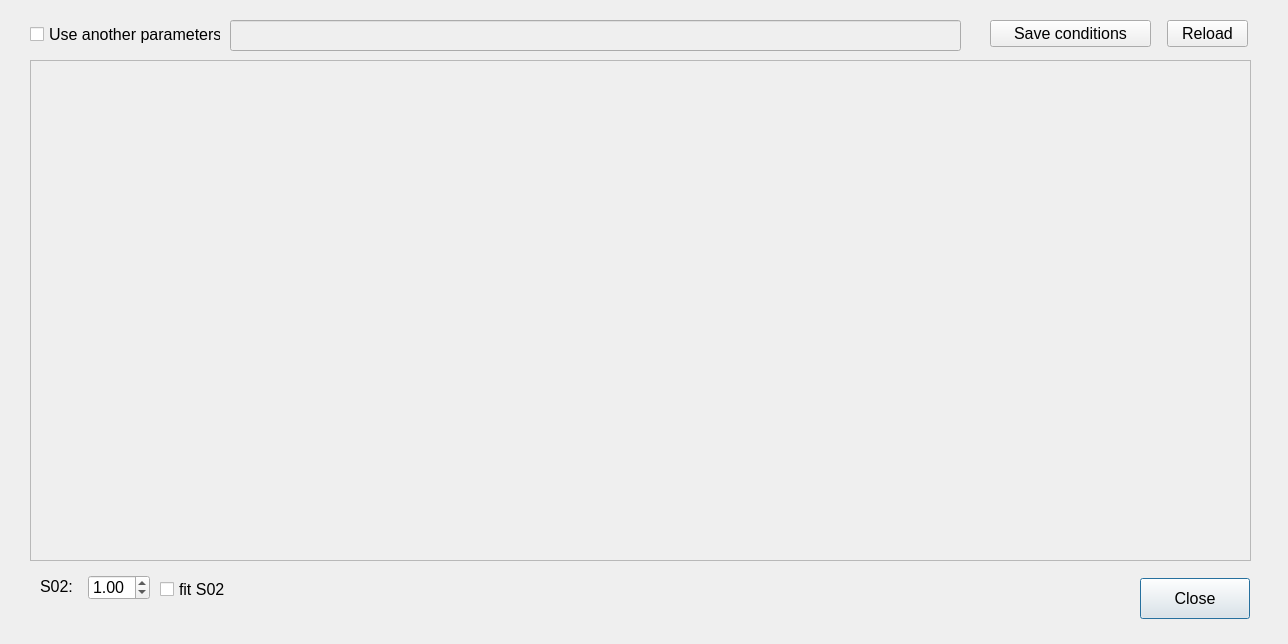
<?xml version="1.0" encoding="UTF-8"?>
<ui version="4.0">
 <class>Dialog</class>
 <widget class="QDialog" name="Dialog">
  <property name="geometry">
   <rect>
    <x>0</x>
    <y>0</y>
    <width>1288</width>
    <height>644</height>
   </rect>
  </property>
  <property name="windowTitle">
   <string>Dialog</string>
  </property>
  <widget class="QPushButton" name="pushButton">
   <property name="geometry">
    <rect>
     <x>1140</x>
     <y>578</y>
     <width>110</width>
     <height>41</height>
    </rect>
   </property>
   <property name="font">
    <font>
     <family>Arial</family>
     <pointsize>12</pointsize>
    </font>
   </property>
   <property name="text">
    <string>Close</string>
   </property>
  </widget>
  <widget class="QScrollArea" name="scrollArea">
   <property name="geometry">
    <rect>
     <x>30</x>
     <y>60</y>
     <width>1221</width>
     <height>501</height>
    </rect>
   </property>
   <property name="font">
    <font>
     <family>Arial</family>
     <pointsize>12</pointsize>
    </font>
   </property>
   <property name="widgetResizable">
    <bool>true</bool>
   </property>
   <widget class="QWidget" name="scrollAreaWidgetContents">
    <property name="geometry">
     <rect>
      <x>0</x>
      <y>0</y>
      <width>1219</width>
      <height>499</height>
     </rect>
    </property>
   </widget>
  </widget>
  <widget class="QLabel" name="label">
   <property name="geometry">
    <rect>
     <x>40</x>
     <y>576</y>
     <width>41</width>
     <height>21</height>
    </rect>
   </property>
   <property name="font">
    <font>
     <family>Arial</family>
     <pointsize>12</pointsize>
    </font>
   </property>
   <property name="text">
    <string>S02:</string>
   </property>
  </widget>
  <widget class="QDoubleSpinBox" name="doubleSpinBox">
   <property name="geometry">
    <rect>
     <x>88</x>
     <y>575</y>
     <width>62</width>
     <height>25</height>
    </rect>
   </property>
   <property name="font">
    <font>
     <family>Arial</family>
     <pointsize>12</pointsize>
    </font>
   </property>
   <property name="maximum">
    <double>2.000000000000000</double>
   </property>
   <property name="singleStep">
    <double>0.100000000000000</double>
   </property>
   <property name="value">
    <double>1.000000000000000</double>
   </property>
  </widget>
  <widget class="QCheckBox" name="checkBox">
   <property name="geometry">
    <rect>
     <x>160</x>
     <y>580</y>
     <width>81</width>
     <height>18</height>
    </rect>
   </property>
   <property name="font">
    <font>
     <family>Arial</family>
     <pointsize>12</pointsize>
    </font>
   </property>
   <property name="text">
    <string>fit S02</string>
   </property>
  </widget>
  <widget class="QPushButton" name="pB_reload">
   <property name="geometry">
    <rect>
     <x>1167</x>
     <y>20</y>
     <width>81</width>
     <height>27</height>
    </rect>
   </property>
   <property name="font">
    <font>
     <family>Arial</family>
     <pointsize>12</pointsize>
    </font>
   </property>
   <property name="text">
    <string>Reload</string>
   </property>
  </widget>
  <widget class="QPushButton" name="pB_savecondtion">
   <property name="geometry">
    <rect>
     <x>990</x>
     <y>20</y>
     <width>161</width>
     <height>27</height>
    </rect>
   </property>
   <property name="font">
    <font>
     <family>Arial</family>
     <pointsize>12</pointsize>
    </font>
   </property>
   <property name="text">
    <string>Save conditions</string>
   </property>
  </widget>
  <widget class="QCheckBox" name="cB_use_anotherParams">
   <property name="geometry">
    <rect>
     <x>30</x>
     <y>23</y>
     <width>191</width>
     <height>22</height>
    </rect>
   </property>
   <property name="font">
    <font>
     <family>Arial</family>
     <pointsize>12</pointsize>
    </font>
   </property>
   <property name="text">
    <string>Use another parameters</string>
   </property>
  </widget>
  <widget class="QLineEdit" name="lE_params">
   <property name="enabled">
    <bool>false</bool>
   </property>
   <property name="geometry">
    <rect>
     <x>230</x>
     <y>20</y>
     <width>731</width>
     <height>31</height>
    </rect>
   </property>
   <property name="font">
    <font>
     <family>Arial</family>
     <pointsize>12</pointsize>
    </font>
   </property>
   <property name="toolTip">
    <string>&lt;html&gt;&lt;head/&gt;&lt;body&gt;&lt;p&gt;Write another parameters for fitting.&lt;/p&gt;&lt;p&gt;Ex. parameter name: dR, initial value: 0.05, status[guess or set]: guess&lt;/p&gt;&lt;p&gt;=&amp;gt; 'dR': [0.05, 'guess'] (use quotation mark for strings. Separate each parameters with ';')&lt;/p&gt;&lt;/body&gt;&lt;/html&gt;</string>
   </property>
  </widget>
 </widget>
 <resources/>
 <connections/>
</ui>
